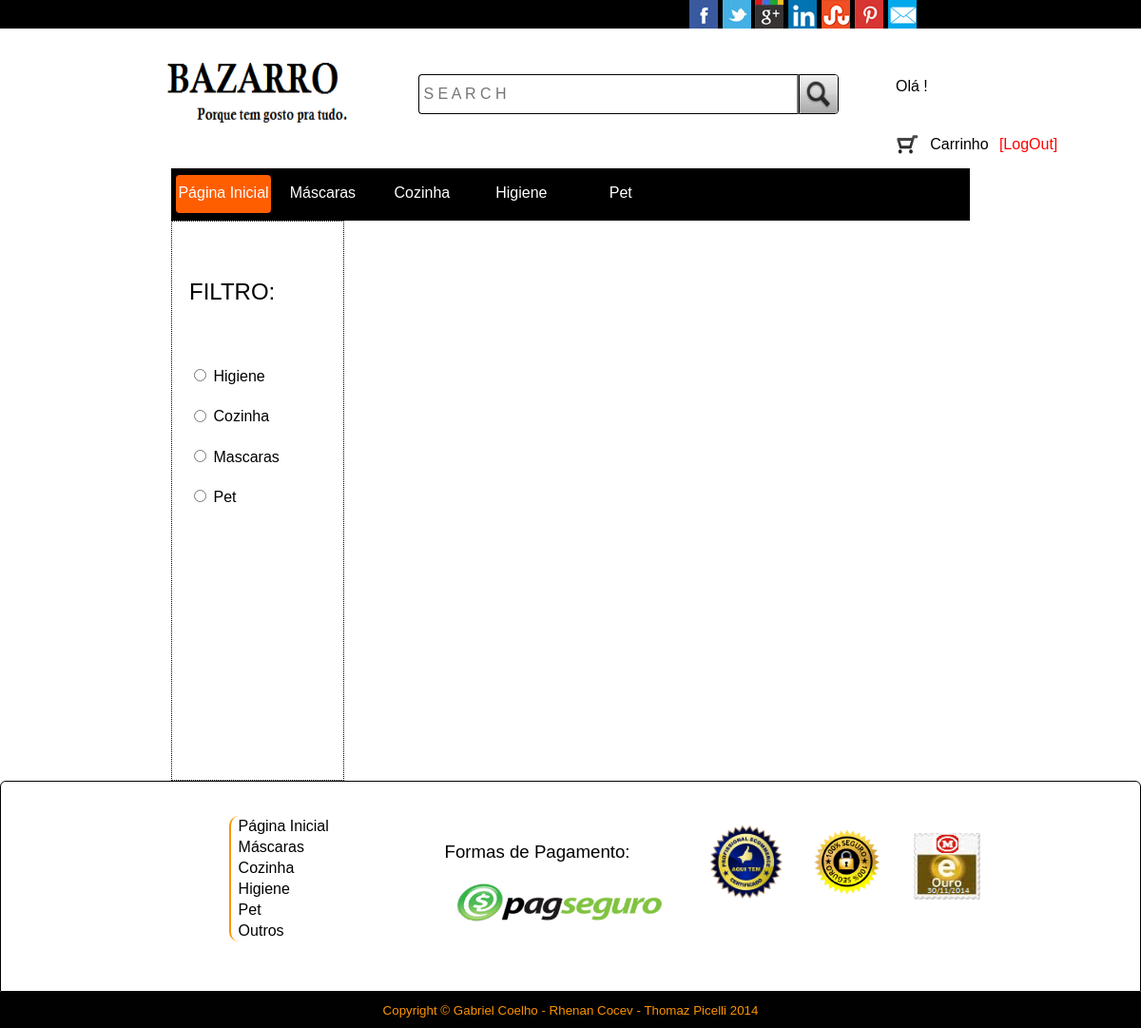
Before: /categoria.php?x=mascara with the older database file.
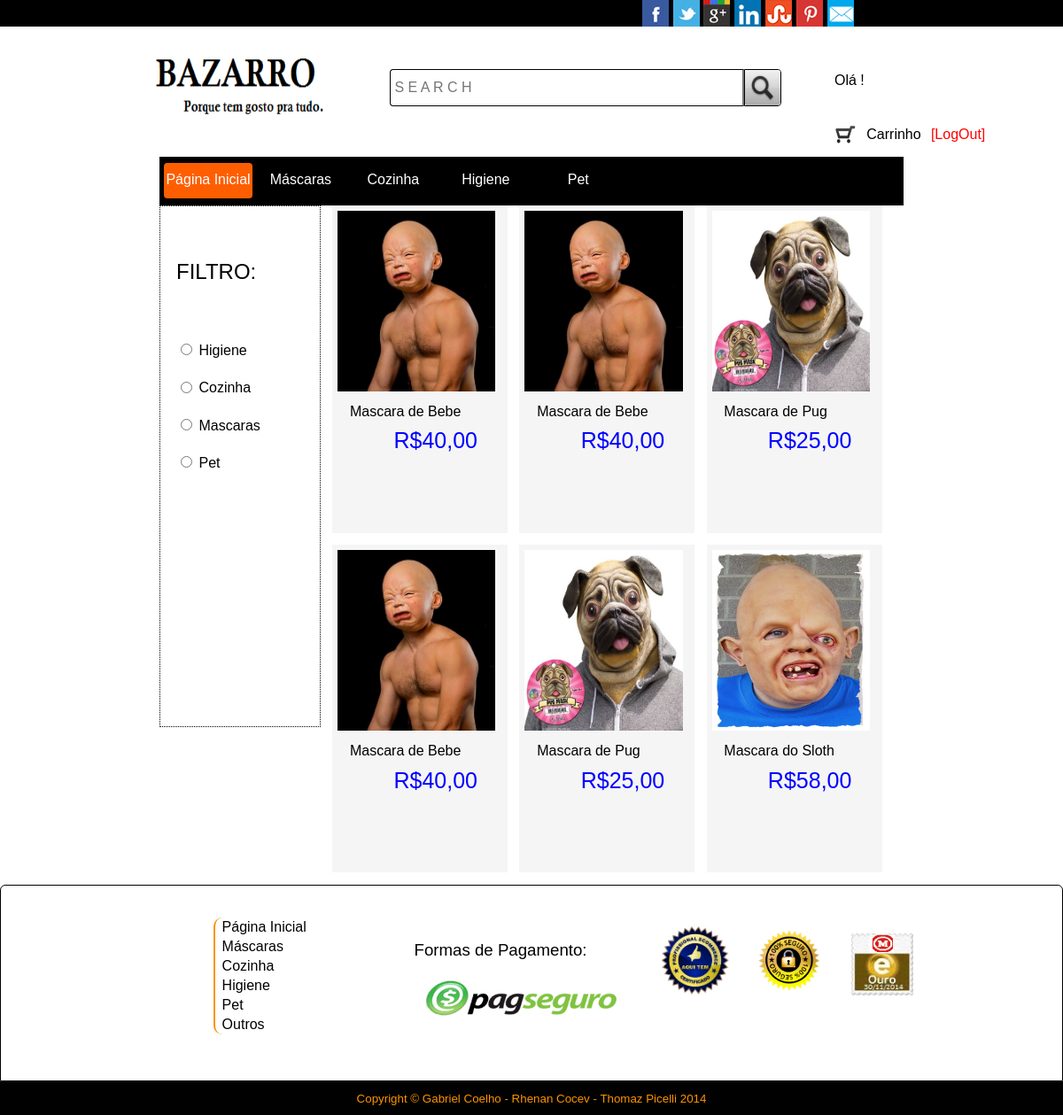
After: the same page with the newer database file.
### tables this page shows
CREATE TABLE `produto` (
  `codpro` int(11) NOT NULL,
  `nome` varchar(60) DEFAULT NULL,
  `valor` float DEFAULT NULL,
  `imagem` varchar(200) DEFAULT NULL,
  `descricao` varchar(500) DEFAULT NULL,
  `facebook` varchar(255) DEFAULT NULL,
  `comentario` varchar(255) DEFAULT NULL,
  `categoria` varchar(50) DEFAULT NULL,  
  PRIMARY KEY (`codpro`)
);

### categoria.php (the view, shortened to what this page needs)
<!DOCTYPE html>
<html lang="pt-br">
	<head>
		<link rel="stylesheet" type="text/css" href="css/padrao.css"/>
		<link rel="stylesheet" type="text/css" href="css/index.css"/>
	</head>
	<body>
		<header>
                    <?php include 'header.php';
                          include 'conecta_mysql.php'; ?>
		</header>
		<aside>
                    <br><br><p>    FILTRO:</p><br>
                    <form>
                        <input type="radio" name="filtro" value="Higiene"/> Higiene <br> <br>
                        <input type="radio" name="filtro" value="Cozinha"/> Cozinha <br><br>
                        <input type="radio" name="filtro" value="Mascaras"/> Mascaras <br><br>
                        <input type="radio" name="filtro" value="Pet"/> Pet <br>
                    </form>
                    <br><br><br><br><br><br><br><br><br><br><br><br><br><br><br>
		</aside>
		    <section>
                        <?php
                        $y = $_GET['x'];
                        $sql = "SELECT * FROM produto WHERE categoria = '$y'";
                        $resp = mysqli_query ($conexao , $sql);$registro = array();
                        while ($registro = mysql_fetch_array($resp)) {
                            $row[] = $registro;
                            foreach ($row as $registro) {
                                $cod  = $registro['codpro'];
                                $foto = $registro['imagem'];
                                $nome = $registro['nome'];
                                $valor = $registro['valor'];
                        ?>
                        <a class='item' method="GET" href="produto.php?x=<?php echo $cod; ?>">
                            <img alt='produto <?php echo $i ?>' src='<?php echo $foto; ?>' />
                            <p class='nome'><?php echo $nome; ?></p>
                            <p class='preco'><?php echo "R$". $valor .",00"; ?></P>
                         </a>
                        <?php } } ?>
		</section>
		<footer>
                    <?php include 'footer.php';
                    mysqli_close($conexao); ?>
		</footer>
	</body>
</html>

### header.php (shortened to what this page needs)
<div class="top">
    <a class="share-icon share-facebook" target="_blank" href="https://www.facebook.com/pages/Bazarro/620119341440567" title="Share on Facebook"></a>
    <a class="share-icon share-twitter" target="_blank" href="http://twitter.com/share?url=http://jssor.com&text=jQuery%20Image%20Slider/Slideshow/Carousel/Gallery/Banner%20javascript+html%20TOUCH%20SWIPE%20Responsive" title="Share on Twitter"></a>
    <a class="share-icon share-googleplus" target="_blank" href="https://plus.google.com/share?url=http://jssor.com" title="Share on Google Plus"></a>
    <a class="share-icon share-linkedin" target="_blank" href="http://www.linkedin.com/shareArticle?mini=true&url=http://jssor.com" title="Share on LinkedIn"></a>
    <a class="share-icon share-stumbleupon" target="_blank" href="http://www.stumbleupon.com/submit?url=http://jssor.com&title=jQuery%20Image%20Slider/Slideshow/Carousel/Gallery/Banner%20javascript+html%20TOUCH%20SWIPE%20Responsive" title="Share on StumbleUpon"></a>
    <a class="share-icon share-pinterest" target="_blank" href="http://pinterest.com/pin/create/button/?url=http://jssor.com&media=http://jssor.com/img/site/jssor.slider.jpg&description=jQuery%20Image%20Slider/Slideshow/Carousel/Gallery/Banner%20javascript+html%20TOUCH%20SWIPE%20Responsive" title="Share on Pinterst"></a>
    <a class="share-icon share-email" target="_blank" href="mailto:?Subject=Jssor%20Slider&Body=Highly%20recommended%20jQuery%20Image%20Slider/Slideshow/Carousel/Gallery/Banner%20javascript+html%20TOUCH%20SWIPE%20Responsive%20http://jssor.com" title="Share by Email"></a>
</div>
<div class="x">
    <a href="index.php"><img class="LOGO" alt="LOGO" src="Img/Sociais/LOGO.png"/></a>
    <form>
        <input type="search" placeholder=" S E A R C H"/>
	<input type="image" src="Img/Sociais/pesquisa.jpg" alt="Submit Form"/>
    </form>
    <div class="y">
        <?php
            $user = $_POST['email'];
            $sql = "SELECT * FROM usuario WHERE email = '$user'";
            $resp = mysqli_query ($conexao , $sql);$registro = mysqli_fetch_array($resp);
            $logado  = $registro['nome'];
            echo "<p> Olá $logado!</p>";
	?>
        <a href="carrinho.php">
            <img src="Img/Sociais/carrinho.png" alt="carrinho"/>
            <p>Carrinho</p>
        </a>
        <a href="index.php">
            <p style="color: red;">[LogOut]</p>
        </a>
    </div>
</div>
<nav>
    <ul>
        <li class="home"><a href="paginainicial.php">Página Inicial</a></li>
	<li><a method="GET" href="categoria.php?x=<?php echo 'mascara'; ?>">Máscaras</a></li>
	<li><a method="GET" href="categoria.php?x=<?php echo 'cozinha'; ?>"">Cozinha</a></li>
	<li><a method="GET" href="categoria.php?x='higiene'">Higiene</a></li>
	<li><a method="GET" href="categoria.php?x='pet'">Pet</a></li>
    </ul>
</nav>

### footer.php
<div class="foot">
    <ul>
        <li><a href="index.php">Página Inicial</a></li>
	<li><a href="lista.php">Máscaras</a></li>
	<li><a href="lista.php">Cozinha</a></li>
	<li><a href="lista.php">Higiene</a></li>
	<li><a href="lista.php">Pet</a></li>
	<li><a href="lista.php">Outros</a></li>
    </ul>
    <div class="selocima">
        <p>Formas de Pagamento:</p>
        <img alt="seloSegurança" src="Img/Sociais/seloPAG.png" style="width: 220px; height: 55px;"/>
    </div>
    <div class="selobaixo">
        <img alt="seloProfissional" src="Img/Sociais/seloP.png"style="width: 80px; height: 80px;"/>
	<img alt="seloSegurança" src="Img/Sociais/selo1.png" style="width: 80px; height: 80px;"/>
	<img alt="seloSegurança" src="Img/Sociais/seloM.png" style="width: 70px; height: 70px; border-radius: 2px;"/>
    </div>
</div>
<div class="copy">
    <small>Copyright &copy;  Gabriel Coelho - Rhenan Cocev - Thomaz Picelli 2014</small>
</div>

### css/padrao.css (style rules this page uses)
body { background-color: #ffffff; background-size: cover; background-position: center center; background-repeat: no-repeat; background-attachment: fixed; margin: 0px; font-family: arial, verdana; color: #000; text-align: justify; }
.top { width: auto; height:30px; background-color: black; padding-left: 60%; }
.x { width: auto; height: 140px; }
.LOGO { width: 200px; height: 100px; padding: 1%; margin: 1% 5% 0% 13%; float: left; }
.x form { padding: 4% 5% 1% 0%; float: left; }
.x form input[type="search"] { background-color: white; padding: 0%; margin: 0%; font-size: 16px; color: #DEDEDE; height:42px; width: 400px; border-left: 1px black solid; border-bottom: 1px black solid; border-top: 1px black solid; border-radius: 4px 0px 0px 4px; float: left; }
.x form input[type="image"] { height:40px; width: 40px; padding: 0%; margin-left: 0%; border: 1px black solid; border-radius: 0px 4px 4px 0px; float: left; }
.y { padding: 3%; margin: 0%; }
.y a p { display: inline-block; text-decoration:none; padding: 1% 0% 0% 1%; color: black; float: left; }
.y a img { width: 25px; height: 25px; padding: 2% 0% 0% 0%; float: left; }
header nav { background-color: black; margin: 0px 15% 0px 15%; height: 55px; padding: 0px; clear: left; }
header nav ul { margin: 0px; padding: 5px; }
header nav ul li { display: inline-block; text-align: center; height: 20px; width: 100px; border-radius: 4px 4px 4px 4px; padding: 10px 0px 10px 0px; margin: 2px 0px 2px 0px; }
header ul li a { text-decoration: none; color: white; font-size: 12pt; padding: 0px; margin: 0px; }
.home { background-color: #FF5E00; color: black; border-radius: 4px 4px 4px 4px; }
footer { clear: left; font-size: 12pt; width: auto; }
.foot { background-color: #ffffff; border:1px solid black; border-radius: 6px 6px 0px 0px; height:200px; width:100% - 2px; padding-top: 20px; }
.foot ul { margin-left: 20%; float: left; padding-left: 6px; border-left: 2px solid #FC9300; border-radius:10px 0px 0px 10px; float: left; }
.foot ul li { list-style-type: nome; display: block; text-align: left; padding: 2px; }
.foot ul li a { text-decoration: none; color: black; }
.selocima { margin-left: 10%; padding-top: 2%; float: left; }
.selocima p { font-size: 14pt; }
.selocima img { margin-left: 5%; }
.selobaixo { margin-left: 20%; padding-top: 2%; padding-left: 40%; }
.selobaixo img { margin-left: 5%; }
.copy { background-color: #010101; text-align: center; margin: 0px; padding: 10px; }
.copy small { color: #FC9300; padding: 6px; margin: 6px; }
.share-icon { display: inline-block; float: left; margin-left: 1%; width: 30px; height: 30px; cursor: pointer; vertical-align: middle; background-image: url(../Img/Sociais/share-icons.png); }
.share-facebook { background-position: 0px -40px; }
.share-twitter { background-position: -40px -40px; }
.share-pinterest { background-position: -80px -40px; }
.share-linkedin { background-position: -240px -40px; }
.share-googleplus { background-position: -120px -40px; }
.share-stumbleupon { background-position: -360px -40px; }
.share-email { background-position: -320px -40px; }

### css/index.css (style rules this page uses)
aside { margin-left: 15%; border: 1px black dotted; width: 15%; height: auto; float: left; }
aside p { margin-left: 10%; font-size: 18pt; }
aside form { margin: 10%; }
aside form input { margin-top: 5%; }
section { width: 55%; height: auto; float: left; }
.item { background-color: #F5F5F5; margin: 0% 0% 2% 2%; width: 30%; height: 370px; float: left; text-decoration: none; }
.item img { margin: 3% 0% 0% 3%; width: 90%; height: 55%; }
.item .nome { margin: 5% 0% 0% 10%; font-size: 16px; color: black; }
.item .preco { margin: 5% 0% 0% 35%; font-size: 25px; color: blue; }

Changed rows visible on the page:
now on this page (row edited): produto: imagem (picture), nome "Mascara de Bebe", valor "40"
now on this page (row edited): produto: imagem (picture), nome "Mascara de Pug", valor "25"
now on this page (row edited): produto: imagem (picture), nome "Mascara do Sloth", valor "58"
